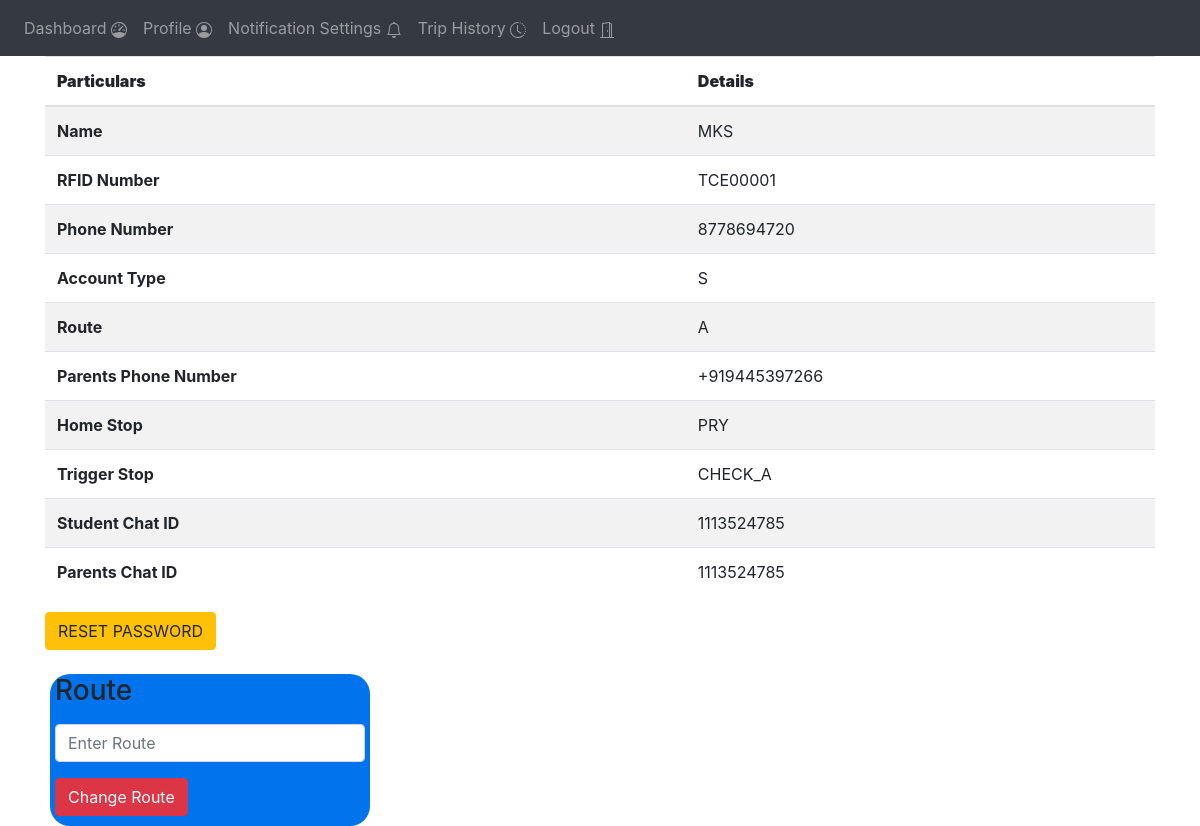
The page /student-profile (signed in) on the database its author committed.
### website/models.py (models this page shows)
class User(db.Model, UserMixin):
    id = db.Column(db.Integer, primary_key=True)
    name = db.Column(db.String(30))
    email = db.Column(db.String(50), unique=True)
    password = db.Column(db.String(25))
    phone_number = db.Column(db.String(15))
    type = db.Column(db.String(1))
    rfid_number = db.Column(db.String(10))

class Student_details(db.Model , UserMixin):
    id = db.Column(db.Integer, primary_key=True)
    route = db.Column(db.String(1))
    parents_phone = db.Column(db.String(15))
    student_chat_id = db.Column(db.String(30))
    parent_chat_id = db.Column(db.String(30))
    trigger_phase = db.Column(db.String(30))
    home_phase = db.Column(db.String(30))
    alrt_s_before_stop = db.Column(db.String(1))
    alrt_s_stop_reached = db.Column(db.String(1))
    alrt_s_trip_initiated = db.Column(db.String(1))
    alrt_p_boarded_bus = db.Column(db.String(1))
    alrt_p_before_stop = db.Column(db.String(1))
    alrt_p_smart_alert = db.Column(db.String(1))

### website/views.py (the view)
@views.route('/student-profile', methods=['GET', 'POST'])
@login_required
def student_profile():
    student_detail = Student_details.query.filter_by(id = current_user.id).first()
    return render_template("student_profile.html" , user = current_user,
    student_detail = student_detail)

### website/__init__.py (called while the page is built)
def create_app():
    app = Flask(__name__)
    app.config['SECRET_KEY'] = '#itsactuallyapassword'
    app.config['SQLALCHEMY_DATABASE_URI'] = f'sqlite:///{DB_NAME}'
    db.init_app(app)
    from .views import views
    from .auth import auth
    app.register_blueprint(views, url_prefix='/')
    app.register_blueprint(auth, url_prefix='/')
    from .models import User
    create_database(app)
    login_manager = LoginManager()
    login_manager.login_view = 'auth.login'
    login_manager.init_app(app)
    @login_manager.user_loader
    def load_user(id):
        return User.query.get(int(id))
    return app

### website/templates/student_profile.html (shortened to what this page needs)
{% extends "base.html" %}
{% block content %}
<div>
  <table class="table table-striped">
    <thead>
      <tr>
        <th scope="col" ><b>Particulars</b></th>
        <th scope="col"><b>Details</b></th>
      </tr>
    </thead>
    <tbody>
      <tr>
        <th scope="row">Name</th>
        <td>{{user.name}}</td>
      </tr>
      <tr>
        <th scope="row">RFID Number</th>
        <td id = "rfid_number">{{user.rfid_number}}</td>
      </tr>
      <tr>
        <th scope="row">Phone Number</th>
        <td>{{user.phone_number}}</td>
      </tr>
      <tr>
        <th scope="row">Account Type</th>
        <td>{{user.type}}</td>
      </tr>
      <tr>
        <th scope="row">Route</th>
        <td>{{student_detail.route}}</td>
      </tr>
      <tr>
        <th scope="row">Parents Phone Number</th>
        <td>{{student_detail.parents_phone}}</td>
      </tr>
      <tr>
        <th scope="row">Home Stop</th>
        <td>{{student_detail.home_phase}}</td>
      </tr>
      <tr>
        <th scope="row">Trigger Stop</th>
        <td>{{student_detail.trigger_phase}}</td>
      </tr>
      <tr>
        <th scope="row">Student Chat ID</th>
        <td>{{student_detail.student_chat_id}}</td>
      </tr>
      <tr>
        <th scope="row">Parents Chat ID</th>
        <td>{{student_detail.parent_chat_id}}</td>
      </tr>
    </tbody>
  </table>
  <a class="btn  btn-warning " href="/conductor-utility-repair-alert/ " role="button"  >RESET PASSWORD</a><br>
</div>
<br>
<div class="card-sm" style="width: 20rem;background: rgb(0, 115, 237); border-radius: 20px;margin-left: 5px;margin-right: 5px; padding-left: 5px;padding-right: 5px;padding-bottom : 10px;display: inline-block;">
  <form >
      <div class="form-group">
      <label for="password2"><h3>Route</h3></label>
      <input
        type="text"
        class="form-control"
        id="route_id"
        name="route_id"
        placeholder="Enter Route"
      />
      </div>
    <button class="btn btn-danger" onclick="change_route()" >Change Route</button>
  </form>
</div>
<br>
{% endblock %}

### rows shown on the page
User: name "MKS", rfid_number "TCE00001", phone_number "8778694720", type "S"
Student_details: route "A", parents_phone "+919445397266", home_phase "PRY", trigger_phase "CHECK_A", student_chat_id "1113524785", parent_chat_id "1113524785"
